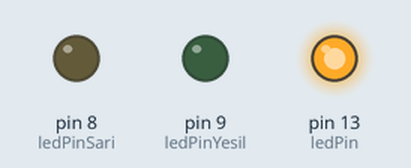
A sketch run on a simulated Arduino Uno, built with avr-gcc and run on an emulated ATmega328P. On the bench: output pins drawn as LEDs (lit = HIGH).

Above: at 0.2 s.
At 0.9 s:
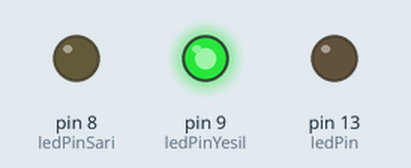
At 2.71 s:
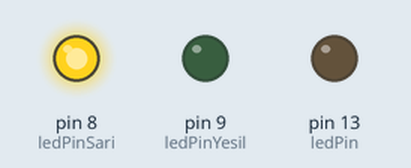
Timing chart, 0 to 3.0 s (numbered marks = the images above):
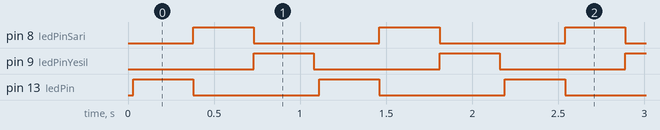

Measured:
- by itself, pin 8 (ledPinSari), pin 9 (ledPinYesil), pin 13 (ledPin): alternates HIGH for 0.35 s and LOW for 0.73 s
- by itself, everything shown: repeats every 1.1 s, in 4 steps

The sketch:

Yagmur_Damlasi.ino
```cpp
int ledPin = 13;
int ledPinSari = 8;
int ledPinYesil = 9;
void setup()
{
  pinMode(ledPin,OUTPUT);
  pinMode(ledPinYesil,OUTPUT);
  pinMode(ledPinSari,OUTPUT);

}

void loop()
{
delay(30);
digitalWrite(ledPin,HIGH);
delay(350);
digitalWrite(ledPinSari,HIGH);
digitalWrite(ledPin,LOW);
digitalWrite(ledPinYesil,LOW);
delay(350);
digitalWrite(ledPinSari,LOW);
digitalWrite(ledPin,LOW);
digitalWrite(ledPinYesil,HIGH);
delay(350);
digitalWrite(ledPinSari,LOW);
digitalWrite(ledPin,LOW);
digitalWrite(ledPinYesil,LOW);

}
```
